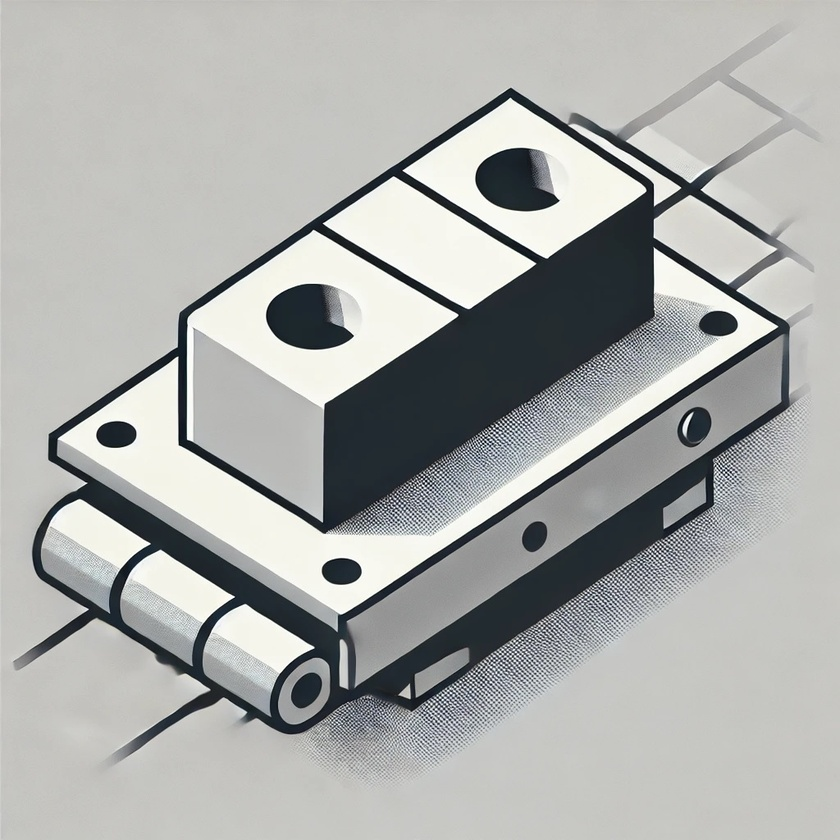
#> input picture Inteligencia Artificial/TP4_consigna_3/img/img2.jpg, 840 x 840 px, shrunk from 1024 x 1024 before the run, found by its file name
$ python tp4_3_2.py
#> lines starting #> are read from the running program, lines starting #| are printed output that depends on the picture
import cv2
import numpy as np
import matplotlib.pyplot as plt

imagen = cv2.imread("TP4_consigna_3/img/img2.jpg", cv2.IMREAD_GRAYSCALE)
#> imagen: shape (840, 840); min 0, max 255, mean 171.8

imagen_suavizada = cv2.medianBlur(imagen, 5)

circulos = cv2.HoughCircles(
    imagen_suavizada,
    cv2.HOUGH_GRADIENT,
    dp=1.1,
    minDist=40,
    param1=100,
    param2=25,
    minRadius=20,
    maxRadius=50
)
#> circulos = 18 rows, first 8: [326.1, 704.5, 48.16], [87.45, 540.7, 49.37], [157.9, 602.2, 49.37], [288.8, 681.5, 41.89], [463.7, 490.1, 37.27], [248.1, 647.4, 40.9], [777.2, 292.1, 35.95], [303.1, 308.6, 38.26]

imagen_con_circulos = cv2.cvtColor(imagen, cv2.COLOR_GRAY2BGR)

if circulos is not None:
    circulos = np.round(circulos[0, :]).astype("int")
#> circulos = 18 rows, first 8: [326, 705, 48], [87, 541, 49], [158, 602, 49], [289, 681, 42], [464, 490, 37], [248, 647, 41], [777, 292, 36], [303, 309, 38]
    for (x, y, radio) in circulos:
        cv2.circle(imagen_con_circulos, (x, y), radio, (0, 255, 0), 2)
        cv2.circle(imagen_con_circulos, (x, y), 3, (0, 0, 255), 3)
#> this loop made 18 passes
#> (x, y, radio) on passes 1 to 12: (326, 705, 48), (87, 541, 49), (158, 602, 49), (289, 681, 42), (464, 490, 37), (248, 647, 41), (777, 292, 36), (303, 309, 38), (490, 459, 30), (508, 174, 33), (467, 698, 29), (604, 400, 34)
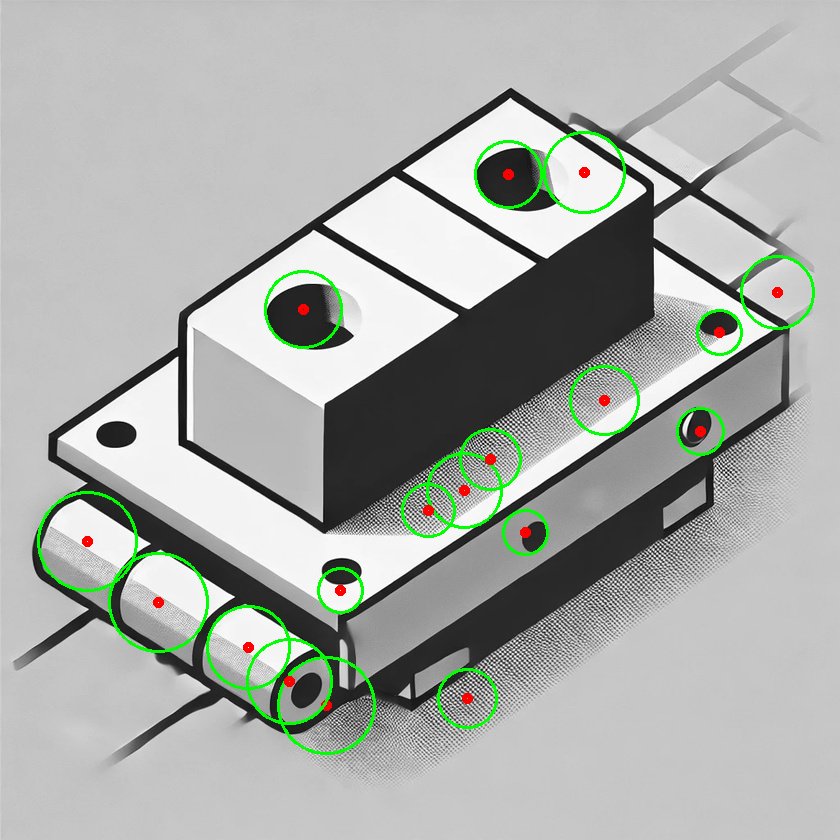
#> imagen_con_circulos: shape (840, 840, 3); mean B, G, R 169.1, 173.2, 169.7

fig, (ax1, ax2) = plt.subplots(1, 2, figsize=(10, 5))
ax1.imshow(imagen, cmap="gray")
ax1.set_title("Imagen Original")
ax1.axis("off")

ax2.imshow(imagen_con_circulos)
ax2.set_title("Circunferencias Detectadas")
ax2.axis("off")

plt.show()
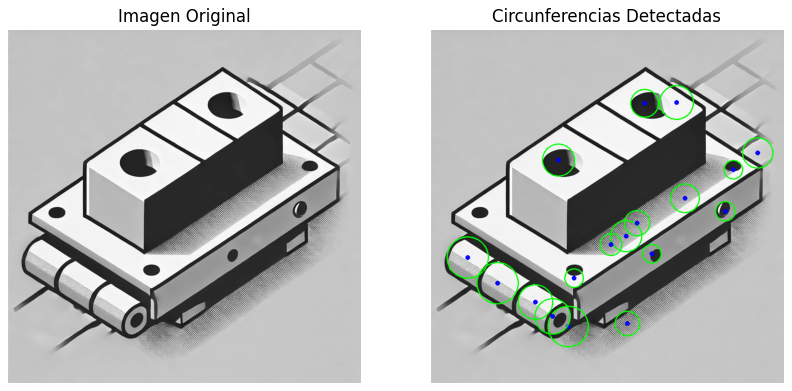
#> figure drawn by matplotlib, 2 panels; B, G, R data is drawn as R, G, B

$ run again, with Inteligencia Artificial/TP4_consigna_3/img/img3.jpg copied over Inteligencia Artificial/TP4_consigna_3/img/img2.jpg
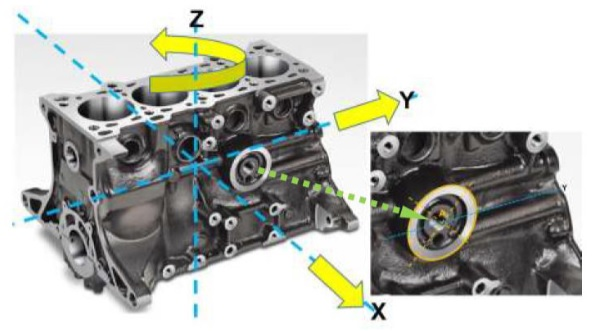
#> input picture Inteligencia Artificial/TP4_consigna_3/img/img3.jpg, 614 x 331 px, found by its file name
#> `circulos = cv2.HoughCircles( imagen_suavizada, cv2.HOUGH_GRADIENT, dp=..`: circulos = 26 rows, first 8: [425.2, 211.8, 49.37], [152.4, 233.8, 48.16], [233.8, 158.9, 46.95], [240.4, 201.9, 49.37], [128.2, 199.7, 43.32], [120.5, 138.1, 49.37], [286.6, 178.8, 46.95], [215.1, 117.2, 48.16]
#> `circulos = np.round(circulos[0, :]).astype("int")`: circulos = 26 rows, first 8: [425, 212, 49], [152, 234, 48], [234, 159, 47], [240, 202, 49], [128, 200, 43], [120, 138, 49], [287, 179, 47], [215, 117, 48]
#> the loop `for (x, y, radio) in circulos:` made 26 passes
#> after the loop `for (x, y, radio) in circulos:`:
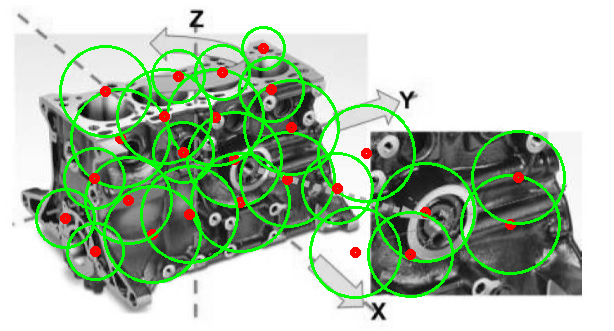
#> imagen_con_circulos: shape (331, 614, 3); mean B, G, R 170.1, 192.8, 173
#> `plt.show()`:
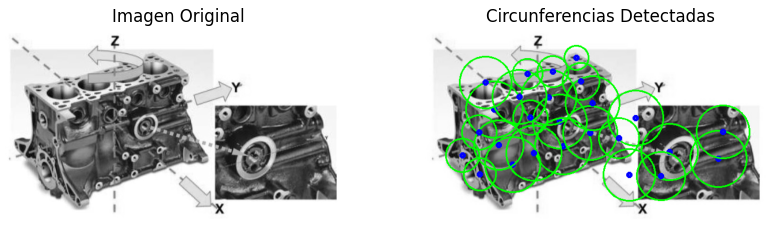
#> figure drawn by matplotlib, 2 panels; B, G, R data is drawn as R, G, B
